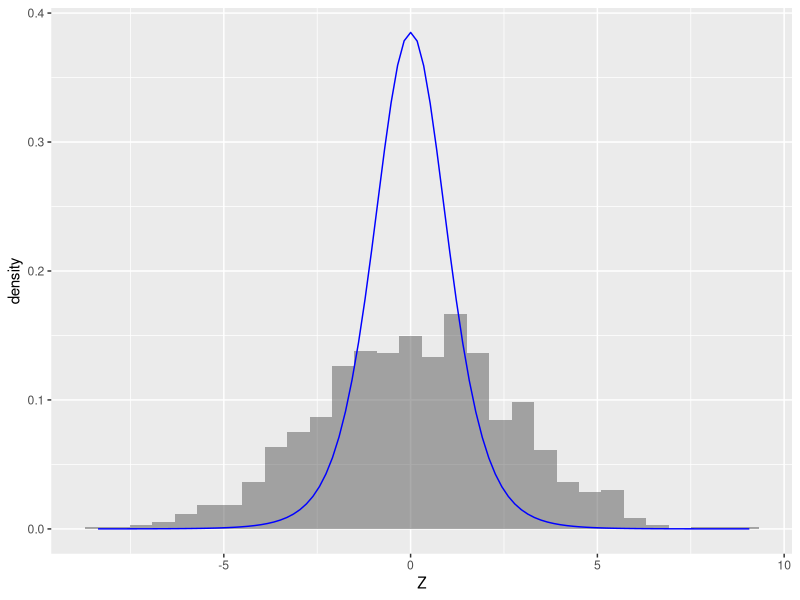

Recreate this plot in R.
# ---- 0. Setup and load libraries, if any ----

library(ggplot2)

# ---- 1. Guinness example: using the t distribution ----

# Recall our experiments from before, using the function to compute Z scores,
# which failed with the Normal distribution when N was small

experiment <- function(N, mu_0, mu, sigma) {
  # Simulate generating samples under the null hypothesis:
  samples <- rnorm(N, mean=mu, sd=sigma) 
  
  Xbar <- mean(samples)          # take the sample mean
  Z <- (Xbar - mu_0) / sigma**2  # compute the Z score
  return(Z)
}

# Now let's try graphing the results with the t distribution instead

data = as.data.frame(replicate(n=1000, experiment(5, 4.5, 4.5, 0.17)))
colnames(data) <- c("Z")

ggplot(data, aes(x=Z)) +
  geom_histogram(aes(y=..density..), alpha=0.5) +
  stat_function(fun=dt, args=list(df=7), col="blue")

# FIXME: doesn't look quite right

  
# ---- 2. Finding the p-value ----

# Q: (Review) What is the function pt() in R? Hint: what is pnorm()?
# Q: Why do we multiply by 2?
# Q: Why are we computing the upper tail probability?

Xbar <- 4.66
SE <- 0.17 / sqrt(8)
t <- (Xbar - 4.5) / SE

2 * pt(q=t, df=7, lower.tail=FALSE)

# What can we conclude from this p-value?
